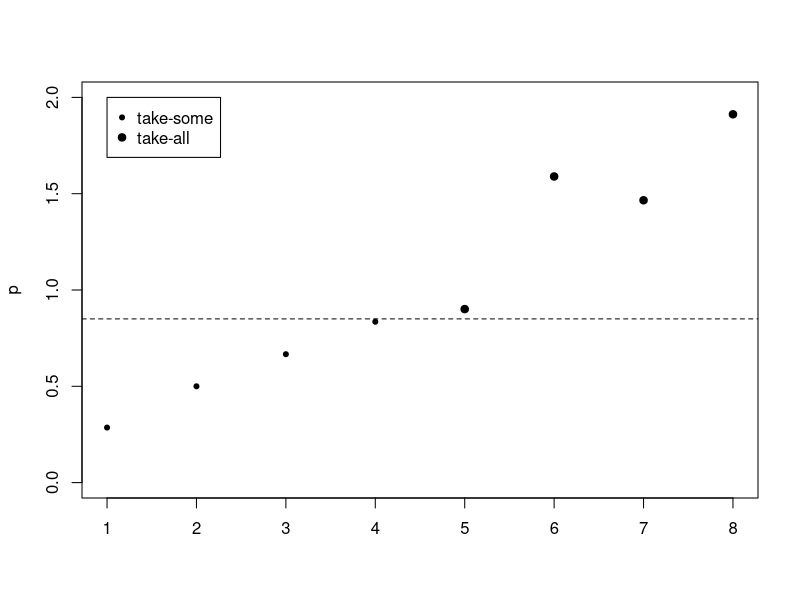
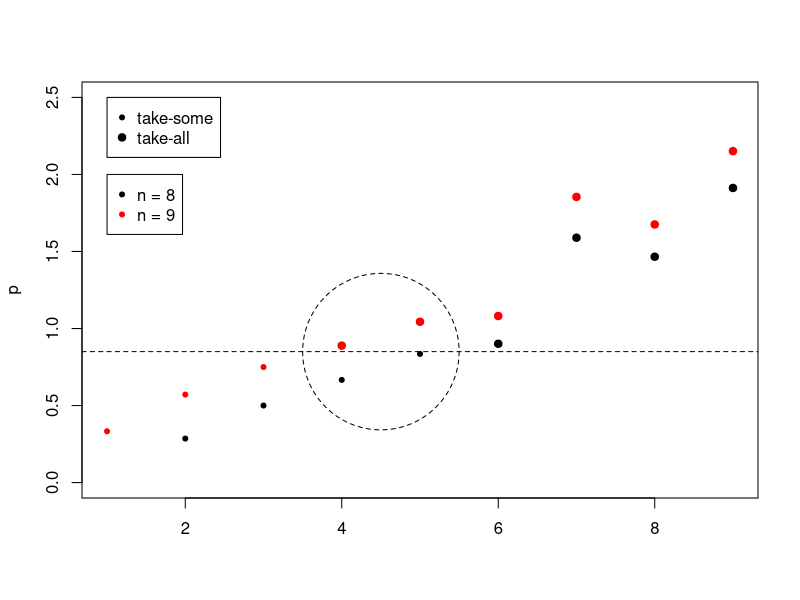

Recreate these plots in R, in order.
## ---- chunk 1
pi <- function(x, n) {
  n * (x / sum(x))
}

# Population with 13 units.
x <- c(1:8, 9.5, 10, 20, 20, 30)

alpha <- 0.15

# Units 11, 12, and 13 have an inclusion probability
# greater than 1 - alpha.
which(pi(x, 8) >= 1 - alpha)

# Now units 9 and 10 have an inclusion probability
# greater than 1 - alpha.
which(pi(x[1:10], 5) >= 1 - alpha)

# After two rounds of removal all inclusion probabilities
# are less than 1 - alpha.
any(pi(x[1:8], 3) >= 1 - alpha)
## ---- chunk 2
pi(x[1:9], 4)[9] >= 1 - alpha
## ---- chunk 3
#| fig.alt: >
#|   Diagram showing how to find units that belong in the take-all stratum.
p <- function(x, n) {
  ord <- order(x, decreasing = TRUE)
  s <- seq_len(n)
  possible_ta <- rev(ord[s])
  x_ta <- x[possible_ta] # ties are in reverse
  definite_ts <- ord[seq.int(n + 1, length.out = length(x) - n)]

  x_ta * s / (sum(x[definite_ts]) + cumsum(x_ta))
}

plot(
  1:4,
  p(x, 8)[1:4],
  xlab = "",
  ylab = "p",
  xlim = c(1, 8),
  ylim = c(0, 2),
  pch = 20
)
points(5:8, p(x, 8)[5:8], pch = 19)
abline(1 - alpha, 0, lty = 2)
legend(1, 2, c("take-some", "take-all"), pch = c(20, 19))
## ---- chunk 4
#| fig.alt: >
#|   Diagram showing when units first enter the take-all stratum.
plot(
  2:5,
  p(x, 8)[1:4],
  xlab = "",
  ylab = "p",
  xlim = c(1, 9),
  ylim = c(0, 2.5),
  pch = 20
)
points(6:9, p(x, 8)[5:8], pch = 19)
points(1:3, p(x, 9)[1:3], pch = 20, col = "red")
points(4:9, p(x, 9)[4:9], pch = 19, col = "red")
abline(1 - alpha, 0, lty = 2)
legend(1, 2.5, c("take-some", "take-all"), pch = c(20, 19))
legend(1, 2, c("n = 8", "n = 9"), pch = 20, col = c("black", "red"))
symbols(4.5, 0.85, circles = 1, inches = FALSE, add = TRUE, lty = 2)
